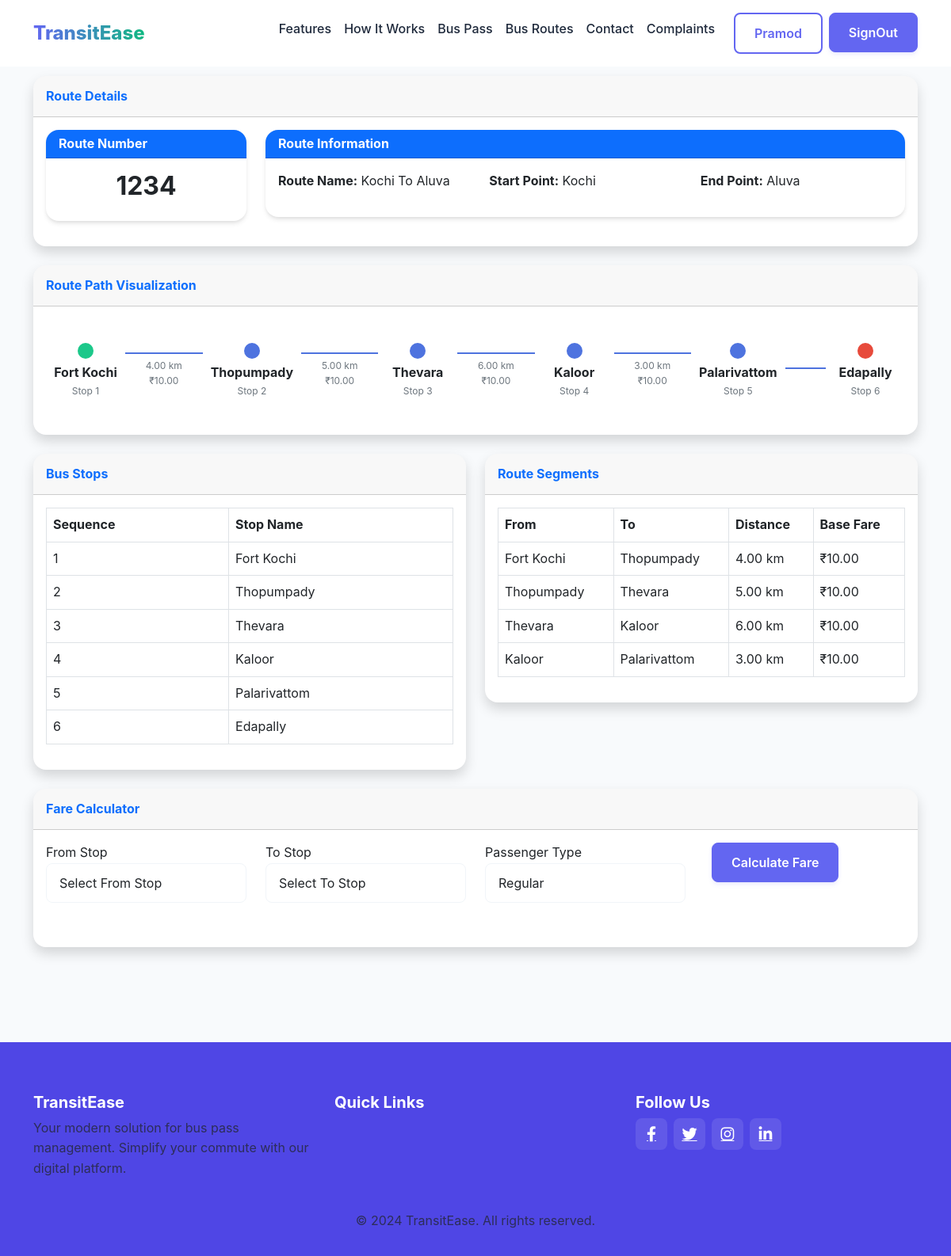
The app's page /routes/2/user (signed in) with its own data.
### home/models.py (models this page shows, shortened)
class CustomUser(AbstractBaseUser, PermissionsMixin):
    username = models.CharField(max_length=50, unique=True, verbose_name='username')
    email = models.EmailField(unique=True)
    first_name = models.CharField(max_length=200, blank=True, null=True)
    last_name = models.CharField(max_length=200, blank=True, null=True)
    phone = models.CharField(max_length=20, null=True, blank=True)
    pro_pic = models.FileField(upload_to="profile_pic", null=True, blank=True)
    address = models.TextField(null=True, blank=True)
    is_active = models.BooleanField(default=True, verbose_name="active")
    is_staff = models.BooleanField(default=False, verbose_name="staff")
    date_joined = models.DateTimeField(auto_now_add=True)
    role = models.CharField(max_length=20, choices=(("user","user"),('admin',"admin"),("conductor","conductor")), default='user')
    objects = CustomUserManager()
    USERNAME_FIELD = 'username'
    REQUIRED_FIELDS = ["first_name","email"]
    class Meta:
        verbose_name='user'
        verbose_name_plural = "users"

class BusRoute(models.Model):
    route_name = models.CharField(max_length=100, unique=True)
    start_point = models.CharField(max_length=100)
    end_point = models.CharField(max_length=100)
    route_number = models.CharField(max_length=10, unique=True)
    class Meta:
        verbose_name = 'bus route'
        verbose_name_plural = 'bus routes'

class BusStop(models.Model):
    route = models.ForeignKey(BusRoute, on_delete=models.CASCADE, related_name="stops")
    stop_name = models.CharField(max_length=100)
    sequence_number = models.PositiveIntegerField()
    class Meta:
        verbose_name = 'bus stop'
        verbose_name_plural = 'bus stops'
        unique_together = ('route', 'sequence_number')
        ordering = ['route', 'sequence_number']

class RouteSegment(models.Model):
    route = models.ForeignKey(BusRoute, on_delete=models.CASCADE)
    start_stop = models.ForeignKey(BusStop, on_delete=models.CASCADE, related_name='starting_segments')
    end_stop = models.ForeignKey(BusStop, on_delete=models.CASCADE, related_name='ending_segments')
    base_fare = models.DecimalField(max_digits=10, decimal_places=2)
    distance = models.DecimalField(max_digits=10, decimal_places=2, help_text="Distance in kilometers")
    class Meta:
        verbose_name = 'route segment'
        verbose_name_plural = 'route segments'

### home/views.py (the view)
# urls.py: path('routes/<int:route_id>/user', views.route_detail_user, name='route_detail_user'),
@login_required(login_url='signin')
def route_detail_user(request, route_id):
    route = get_object_or_404(BusRoute, id=route_id)
    stops = BusStop.objects.filter(route=route).order_by('sequence_number')
    segments = RouteSegment.objects.filter(route=route).order_by('start_stop__sequence_number')
    return render(request, 'route_single.html', {
        'route': route,
        'stops': stops,
        'segments': segments
    })

### templates/route_single.html (shortened to what this page needs)
{% extends 'index.html' %}
{% load static %}
{% block content %}
<section id="features" class="py-5 py-lg-7 mt-5" >
    <div class="container">
        <div class="card shadow mb-4">
            <div class="card-header py-3 d-flex justify-content-between align-items-center">
                <h6 class="m-0 font-weight-bold text-primary">Route Details</h6>
            </div>
            <div class="card-body">
                <div class="row">
                    <div class="col-md-3">
                        <div class="card mb-3">
                            <div class="card-header bg-primary text-white">
                                <h6 class="m-0">Route Number</h6>
                            </div>
                            <div class="card-body">
                                <h2 class="text-center">{{ route.route_number }}</h2>
                            </div>
                        </div>
                    </div>
                    <div class="col-md-9">
                        <div class="card mb-3">
                            <div class="card-header bg-primary text-white">
                                <h6 class="m-0">Route Information</h6>
                            </div>
                            <div class="card-body">
                                <div class="row">
                                    <div class="col-md-4">
                                        <p><strong>Route Name:</strong> {{ route.route_name }}</p>
                                    </div>
                                    <div class="col-md-4">
                                        <p><strong>Start Point:</strong> {{ route.start_point }}</p>
                                    </div>
                                    <div class="col-md-4">
                                        <p><strong>End Point:</strong> {{ route.end_point }}</p>
                                    </div>
                                </div>
                            </div>
                        </div>
                    </div>
                </div>
            </div>
        </div>
        <div class="card shadow mb-4">
            <div class="card-header py-3">
                <h6 class="m-0 font-weight-bold text-primary">Route Path Visualization</h6>
            </div>
            <div class="card-body">
                <div class="route-visualization">
                    <div class="d-flex align-items-center route-line">
                        {% for stop in stops %}
                        <div class="route-stop">
                            <div
                                class="stop-point {% if forloop.first %}start-point{% elif forloop.last %}end-point{% endif %}">
                            </div>
                            <div class="stop-name">{{ stop.stop_name }}</div>
                            <div class="stop-number">Stop {{ stop.sequence_number }}</div>
                        </div>
                        {% if not forloop.last %}
                        <div class="route-segment">
                            <div class="segment-line"></div>
                            {% for segment in segments %}
                            {% if segment.start_stop.id == stop.id %}
                            <div class="segment-info">
                                <div>{{ segment.distance }} km</div>
                                <div>₹{{ segment.base_fare }}</div>
                            </div>
                            {% endif %}
                            {% endfor %}
                        </div>
                        {% endif %}
                        {% endfor %}
                    </div>
                </div>
            </div>
        </div>
        <div class="row">
            <div class="col-md-6">
                <div class="card shadow mb-4">
                    <div class="card-header py-3">
                        <h6 class="m-0 font-weight-bold text-primary">Bus Stops</h6>
                    </div>
                    <div class="card-body">
                        <div class="table-responsive">
                            <table class="table table-bordered" id="stopsTable" width="100%" cellspacing="0">
                                <thead>
                                    <tr>
                                        <th>Sequence</th>
                                        <th>Stop Name</th>
                                    </tr>
                                </thead>
                                <tbody>
                                    {% for stop in stops %}
                                    <tr>
                                        <td>{{ stop.sequence_number }}</td>
                                        <td>{{ stop.stop_name }}</td>
                                    </tr>
                                    {% empty %}
                                    <tr>
                                        <td colspan="2" class="text-center">No stops added yet.</td>
                                    </tr>
                                    {% endfor %}
                                </tbody>
                            </table>
                        </div>
                    </div>
                </div>
            </div>
            <div class="col-md-6">
                <div class="card shadow mb-4">
                    <div class="card-header py-3">
                        <h6 class="m-0 font-weight-bold text-primary">Route Segments</h6>
                    </div>
                    <div class="card-body">
                        <div class="table-responsive">
                            <table class="table table-bordered" id="segmentsTable" width="100%" cellspacing="0">
                                <thead>
                                    <tr>
                                        <th>From</th>
                                        <th>To</th>
                                        <th>Distance</th>
                                        <th>Base Fare</th>
                                    </tr>
                                </thead>
                                <tbody>
                                    {% for segment in segments %}
                                    <tr>
                                        <td>{{ segment.start_stop.stop_name }}</td>
                                        <td>{{ segment.end_stop.stop_name }}</td>
                                        <td>{{ segment.distance }} km</td>
                                        <td>₹{{ segment.base_fare }}</td>
                                    </tr>
                                    {% empty %}
                                    <tr>
                                        <td colspan="4" class="text-center">No segments added yet.</td>
                                    </tr>
                                    {% endfor %}
                                </tbody>
                            </table>
                        </div>
                    </div>
                </div>
            </div>
        </div>
        <div class="card shadow mb-4">
            <div class="card-header py-3">
                <h6 class="m-0 font-weight-bold text-primary">Fare Calculator</h6>
            </div>
            <div class="card-body">
                <form id="fareCalculator" class="mb-4">
                    <div class="row">
                        <div class="col-md-3 mb-3">
                            <label for="fromStop">From Stop</label>
                            <select class="form-control" id="fromStop">
                                <option value="">Select From Stop</option>
                            </select>
                        </div>
                        <div class="col-md-3 mb-3">
                            <label for="toStop">To Stop</label>
                            <select class="form-control" id="toStop">
                                <option value="">Select To Stop</option>
                            </select>
                        </div>
                        <div class="col-md-3 mb-3">
                            <label for="passengerType">Passenger Type</label>
                            <select class="form-control" id="passengerType">
                                <option value="regular">Regular</option>
                            </select>
                        </div>
                        <div class="col-md-3 mb-3">
                            <label>&nbsp;</label>
                            <button type="button" id="calculateFare" class="btn btn-primary btn-block">Calculate
                                Fare</button>
                        </div>
                    </div>
                </form>
            </div>
        </div>
    </div>
</section>
{% endblock %}

### templates/index.html (shortened to what this page needs)
<!DOCTYPE html>
{% load static %}
<html lang="en">
<head>
    <link href="https://cdn.jsdelivr.net/npm/bootstrap@5.3.0-alpha1/dist/css/bootstrap.min.css" rel="stylesheet">
    <link rel="stylesheet" href="https://cdnjs.cloudflare.com/ajax/libs/font-awesome/6.0.0/css/all.min.css">
</head>
<body>
    <nav class="navbar navbar-expand-lg navbar-light fixed-top">
        <div class="container">
            <a class="navbar-brand" href="{%url 'index' %}">TransitEase</a>
            <div class="collapse navbar-collapse" id="navbarNav">
                <ul class="navbar-nav ms-auto">
                    <li class="nav-item">
                        <a class="nav-link" href="{%url 'index' %}#features">Features</a>
                    </li>
                    <li class="nav-item">
                        <a class="nav-link" href="{%url 'index' %}#how-it-works">How It Works</a>
                    </li>
                    <li class="nav-item">
                        <a class="nav-link" href="{%url 'buss_pass' %}">Bus Pass</a>
                    </li>
                    <li class="nav-item">
                        <a class="nav-link" href="{%url 'bus_routes' %}">Bus Routes</a>
                    </li>
                    <li class="nav-item">
                        <a class="nav-link" href="{%url 'index' %}#contact">Contact</a>
                    </li>
                    {% if request.user.is_authenticated %}
                    <li class="nav-item">
                        <a class="nav-link" href="{%url 'Complaints' %}">Complaints</a>
                    </li>
                    <li class="nav-item ms-lg-3">
                        <a class="btn btn-outline-primary" href="{%url 'index' %}">{{request.user.first_name}}</a>
                    </li>
                    <li class="nav-item ms-lg-2">
                        <a class="btn btn-primary" href="{%url 'signout' %}">SignOut</a>
                    </li>
                    {% endif %}
                </ul>
            </div>
        </div>
    </nav>
{% block content%}{% endblock %}
<footer class="footer mt-5" style="background-color: var(--primary-dark);">
    <div class="container">
        <div class="row">
            <div class="col-md-4">
                <h5 class="fw-bold">TransitEase</h5>
                <p class="text-muted">Your modern solution for bus pass management. Simplify your commute with our digital platform.</p>
            </div>
            <div class="col-md-4">
                <h5 class="fw-bold">Quick Links</h5>
            </div>
            <div class="col-md-4">
                <h5 class="fw-bold">Follow Us</h5>
                <div class="d-flex">
                    <a href="#" class="social-icon"><i class="fab fa-facebook-f"></i></a>
                    <a href="#" class="social-icon"><i class="fab fa-twitter"></i></a>
                    <a href="#" class="social-icon"><i class="fab fa-instagram"></i></a>
                    <a href="#" class="social-icon"><i class="fab fa-linkedin-in"></i></a>
                </div>
            </div>
        </div>
        <div class="text-center mt-4">
            <p class="text-muted mb-0">&copy; 2024 TransitEase. All rights reserved.</p>
        </div>
    </div>
</footer>
</body>
</html>

### records on screen
CustomUser: user.first_name "Pramod"
BusRoute: route_number "1234", route_name "Kochi To Aluva", start_point "Kochi", end_point "Aluva"
BusStop: stop_name "Fort Kochi", sequence_number "1"
RouteSegment: distance "4.00", base_fare "10.00", start_stop.stop_name "Fort Kochi", end_stop.stop_name "Thopumpady"
BusStop: stop_name "Thopumpady", sequence_number "2"
RouteSegment: distance "5.00", base_fare "10.00", start_stop.stop_name "Thopumpady", end_stop.stop_name "Thevara"
BusStop: stop_name "Thevara", sequence_number "3"
RouteSegment: distance "6.00", base_fare "10.00", start_stop.stop_name "Thevara", end_stop.stop_name "Kaloor"
BusStop: stop_name "Kaloor", sequence_number "4"
RouteSegment: distance "3.00", base_fare "10.00", start_stop.stop_name "Kaloor", end_stop.stop_name "Palarivattom"
BusStop: stop_name "Palarivattom", sequence_number "5"
BusStop: stop_name "Edapally", sequence_number "6"
